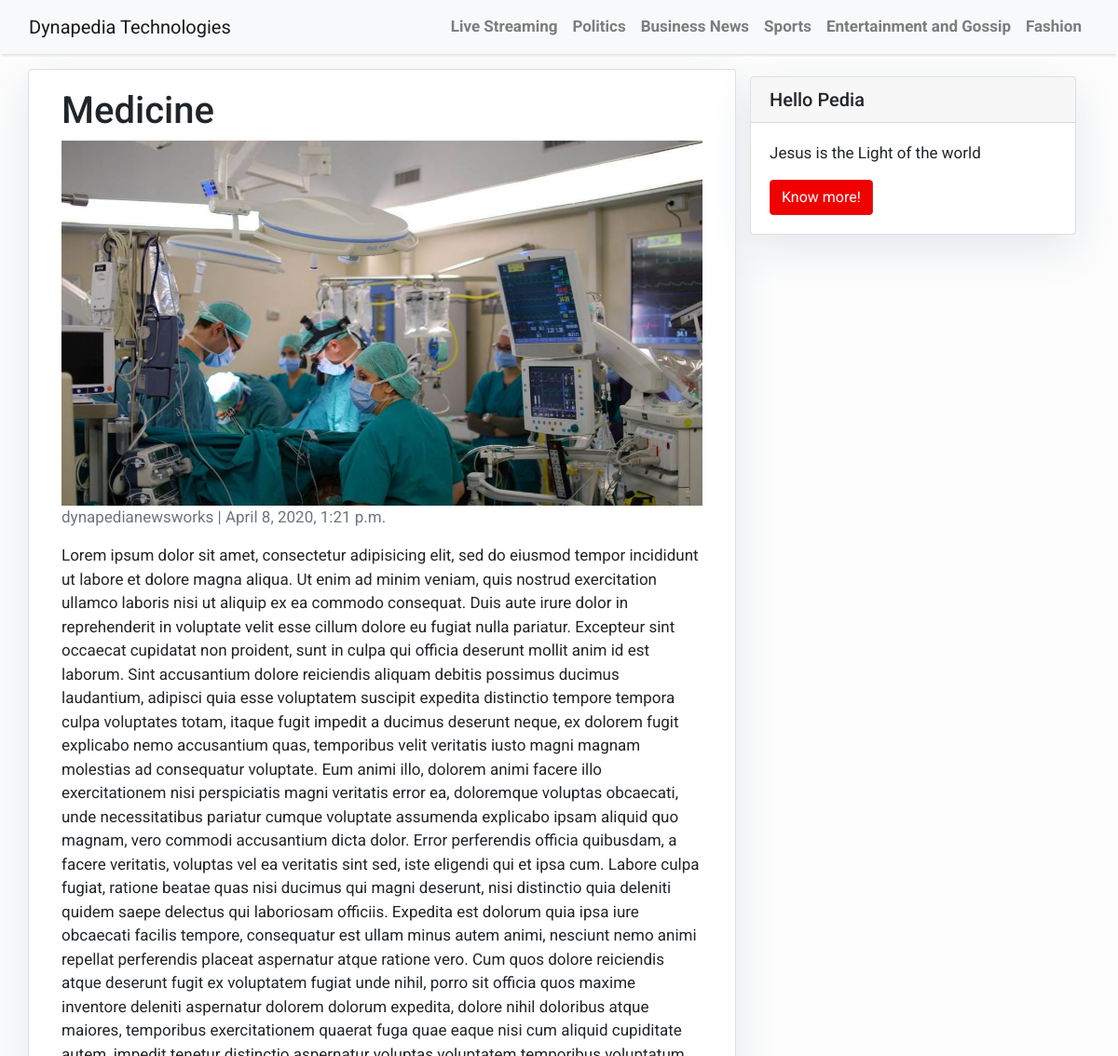
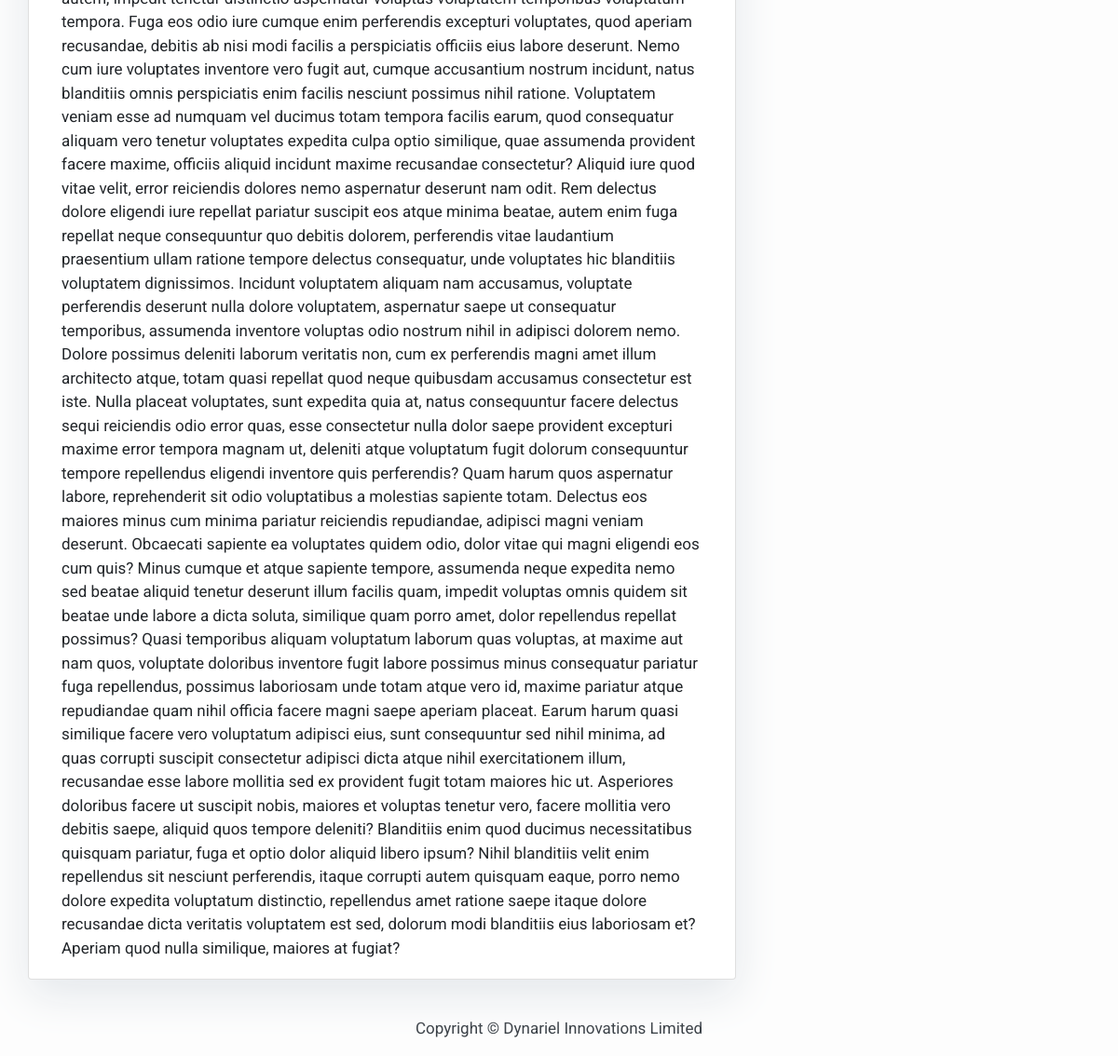
/medicine/, run on the app's committed database (2 pictures, top to bottom).
### blog/models.py (models this page shows, shortened)
class Post(models.Model):
    title = models.CharField(max_length=200, unique=True)
    slug = models.SlugField(max_length=200, unique=True)
    author = models.ForeignKey(User, on_delete= models.CASCADE,related_name='blog_posts')
    cover = models.ImageField(upload_to='images/')
    updated_on = models.DateTimeField(auto_now= True)
    content = models.TextField()
    created_on = models.DateTimeField(auto_now_add=True)
    status = models.IntegerField(choices=STATUS, default=0)
    class Meta:
        ordering = ['-created_on']

### blog/views.py (the view)
# urls.py: path('<slug:slug>/', views.PostDetail.as_view(), name='post_detail'),
class PostDetail(generic.DetailView):
    model = Post
    template_name = 'post_detail.html'

### templates/post_detail.html
{% extends 'base.html' %} {% block content %}
<div class="container">
  <div class="row">
    <div class="col-md-8 card mb-4  mt-3 left  top">
      <div class="card-body">
        <h1>{% block title %} {{ object.title }} {% endblock title %}</h1>
		<img src="{{ post.cover.url}}" alt="{{ post.title }}">
        <p class=" text-muted">{{ post.author }} | {{ post.created_on }}</p>
        <p class="card-text ">{{ object.content | safe }}</p>
      </div>
    </div>
    {% block sidebar %} {% include 'sidebar.html' %} {% endblock sidebar %}
  </div>
</div>
{% endblock content %}

### templates/base.html (style rules this page uses)
body { font-family: "Roboto", sans-serif; font-size: 17px; background-color: #fdfdfd; }
img { max-width:100%; height:auto; }

### templates/sidebar.html (style rules this page uses)
.card { box-shadow: 0 16px 48px #E3E7EB; }

### data on the page
Post: title "Medicine", cover (picture), author "dynapedianewsworks", created_on "April 8, 2020, 1:21 p.m.", content "Lorem ipsum dolor sit amet, consectetur adipisicing elit, sed do eiusmod tempor incididunt ut labore et dolore magna aliqua. Ut enim ad minim veniam, quis nostrud exercitation ullamco laboris nisi ut aliquip ex ea commodo consequat. Duis aute irure dolor in reprehenderit in voluptate velit esse cillum dolore eu fugiat nulla pariatur. Excepteur sint occaecat cupidatat non proident, sunt in culpa qui officia deserunt mollit anim id est laborum. Sint accusantium dolore reiciendis aliquam debitis possimus ducimus laudantium, adipisci quia esse voluptatem suscipit expedita distinctio tempore tempora culpa voluptates totam, itaque fugit impedit a ducimus deserunt neque, ex dolorem fugit explicabo…"
